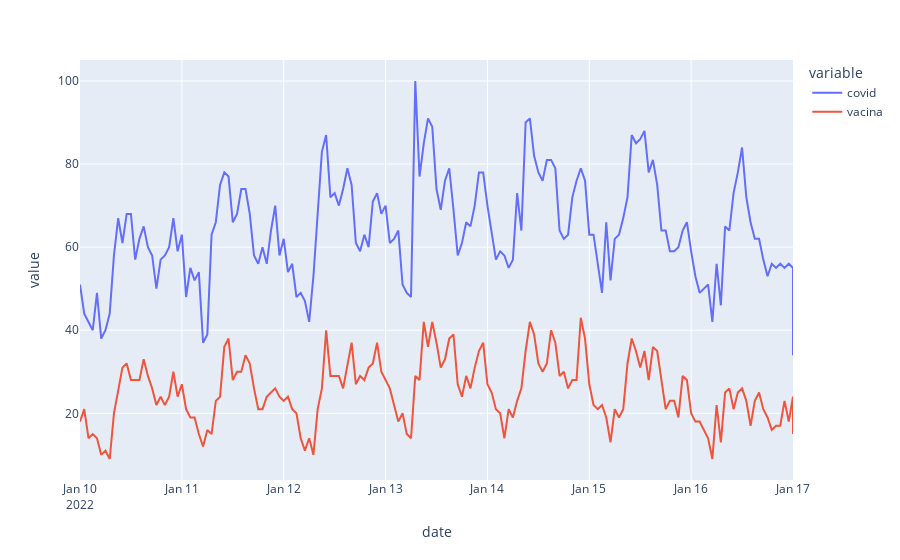

The code cell stored with this chart in its notebook:
### Markdown cell above
With the `historical_interest` function we can get hourly results on a time window of a maximum of one week

### Code cell
hi = historical_interest(["covid", "vacina"], geo='BR',year_start=2022, month_start=1,
                                day_start=10, hour_start=0, year_end=2022,
                                month_end=1, day_end=17, hour_end=0)#,frequency='hourly')
hi[["covid", "vacina"]].plot()

### Figure 1 — Plotly figure (JSON) as saved in the notebook; plotly's stock layout.template omitted (floating-point values rounded to 4 significant figures; data arrays with more than 128 entries replaced by an {"elided": "..."} marker saying what was removed)
{"data": [{"hovertemplate": "variable=covid<br>date=%{x}<br>value=%{y}<extra></extra>", "legendgroup": "covid", "line": {"color": "#636efa", "dash": "solid"}, "marker": {"symbol": "circle"}, "mode": "lines", "name": "covid", "orientation": "v", "showlegend": true, "type": "scatter", "x": {"elided": "170 str values"}, "xaxis": "x", "y": {"elided": "170 int values"}, "yaxis": "y"}, {"hovertemplate": "variable=vacina<br>date=%{x}<br>value=%{y}<extra></extra>", "legendgroup": "vacina", "line": {"color": "#EF553B", "dash": "solid"}, "marker": {"symbol": "circle"}, "mode": "lines", "name": "vacina", "orientation": "v", "showlegend": true, "type": "scatter", "x": {"elided": "170 str values"}, "xaxis": "x", "y": {"elided": "170 int values"}, "yaxis": "y"}], "layout": {"legend": {"title": {"text": "variable"}, "tracegroupgap": 0}, "margin": {"t": 60}, "xaxis": {"anchor": "y", "domain": [0, 1], "title": {"text": "date"}}, "yaxis": {"anchor": "x", "domain": [0, 1], "title": {"text": "value"}}}}
